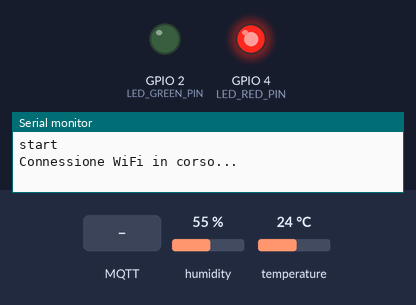
Bench run of a program on a simulated ESP32. On the bench: output pins drawn as LEDs (lit = HIGH), the last lines printed to the serial monitor. Inputs (shaded band) come from the test bench; at power-on: humidity 55 %, temperature 24 °C. WiFi joins after 1.5 s; servers stay silent unless stated; random numbers use the default seed unless the program sets one; no MQTT or app messages arrive unless stated.

Above: at 0.1 s.
At 3.2 s:
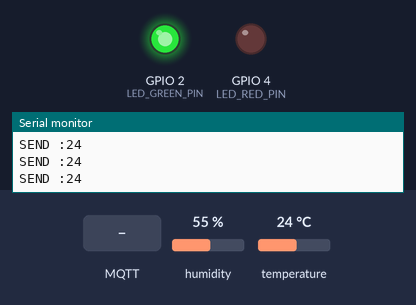
3.3 s: MQTT message "5" arrives on the first subscribed topic
4.8 s: MQTT message "1" arrives on the first subscribed topic
Timing chart, 0 to 7.8 s (numbered marks = the images above; inputs shaded):
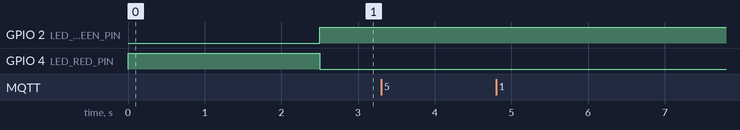

The program:

Main.cpp
```cpp
#include <Arduino.h>
#include "SharedState.h"
#include "LedTask.h"
#include "TemperatureTask.h"
#include "MqttTask.h"

SharedState sharedState;

SemaphoreHandle_t sharedStateMutex;

TaskHandle_t LedTaskHandle;
TaskHandle_t TemperatureTaskHandle;
TaskHandle_t MqttTaskHandle;

void LedTaskFunction(void* parameter);
void TemperatureTaskFunction(void* parameter);
void MqttTaskFunction(void* parameter);


void LedTaskFunction(void* parameter) {
    LedTask ledTask(LED_GREEN_PIN, LED_RED_PIN, sharedState, sharedStateMutex);
    for (;;) {
        ledTask.update();
        vTaskDelay(500 / portTICK_PERIOD_MS);
    }
}

void TemperatureTaskFunction(void* parameter) {
    TemperatureTask temperatureTask(DHT_PIN, sharedState, sharedStateMutex);
    for (;;) {
        temperatureTask.update();
        vTaskDelay(sharedState.getFrequency() / portTICK_PERIOD_MS);
    }
}

void MqttTaskFunction(void* parameter) {
    MqttTask mqttTask(MQTT_SERVER, MQTT_PORT, MQTT_CLIENT_ID, sharedState, sharedStateMutex);
    for (;;) {
        mqttTask.update();
        vTaskDelay(100 / portTICK_PERIOD_MS);
    }
}

void setup() {
    Serial.begin(115200);
    Serial.println("start");


    sharedStateMutex = xSemaphoreCreateMutex();

    xTaskCreatePinnedToCore(LedTaskFunction, "LedTask", 10000, NULL, 1, &LedTaskHandle, 1);
    xTaskCreatePinnedToCore(TemperatureTaskFunction, "TemperatureTask", 10000, NULL, 1, &TemperatureTaskHandle, 1);
    xTaskCreatePinnedToCore(MqttTaskFunction, "MqttTask", 10000, NULL, 1, &MqttTaskHandle, 0);
}

void loop() {
}
```

LedManager.h
```cpp
#ifndef LEDMANAGER_H
#define LEDMANAGER_H

#include <Arduino.h>

class LedManager {
public:
    LedManager(int pin);
    void turnOn();
    void turnOff();

private:
    int ledPin;
};

#endif
```

LedTask.h
```cpp
#ifndef LEDTASK_H
#define LEDTASK_H

#include "SharedState.h"
#include "config.h"
#include "LedManager.h"

#include <Arduino.h>

class LedTask {
public:
    LedTask(int greenPin,
            int redPin,
            SharedState& state,
            SemaphoreHandle_t& sharedStateMutex);

    void update();

private:
    TaskState state;

    LedManager greenLed, redLed;

    SharedState& sharedState;
    SemaphoreHandle_t& sharedStateMutex;

};

#endif
```

MqttTask.h
```cpp
#ifndef MQTTTASK_H
#define MQTTTASK_H

#include <WiFi.h>
#include <PubSubClient.h>
#include "config.h"
#include "SharedState.h"

#define MSG_BUFFER_SIZE 50


class MqttTask {
public:
    MqttTask(const char* mqttServer,
            int mqttPort,
            const char* clientId,
            SharedState& sharedState,
            SemaphoreHandle_t& sharedStateMutex);

    void update();
    void publishMessage(const char* topic, const char* message);

private:
    MqttTaskState state;

    const char* mqttServer;
    int mqttPort;
    const char* clientId;

    SharedState& sharedState;
    SemaphoreHandle_t& sharedStateMutex;

    WiFiClient wifiClient;
    PubSubClient mqttClient;
    unsigned long lastMsgTime;
    int receivedFrequency;

    void connectToWiFi();
    void connectToMqtt();
    void onMessageReceived(char* topic, byte* payload, unsigned int length);
};

#endif
```

SharedState.h
```cpp
#ifndef SHAREDSTATE_H
#define SHAREDSTATE_H

#include <Arduino.h>

class SharedState {
public:
    SharedState();

    int getTemperature() const;
    void setTemperature(int temp);

    int getFrequency() const;
    void setFrequency(int freq);

    bool isWifiNetworkConnected() const;
    void setWifiNetworkConnected(bool status);

    bool isMqttNetworkConnected() const;
    void setMqttNetworkConnected(bool status);

    unsigned long getLastReadTime() const;
    void setLastReadTime(unsigned long time);

private:
    int temperature;
    int frequency;
    bool wifiNetwork;
    bool mqttNetwork;
    unsigned long lastReadTime;
};

#endif
```

TemperatureSensor.h
```cpp
#ifndef TEMPERATURESENSOR_H
#define TEMPERATURESENSOR_H

#include <Arduino.h>

class TemperatureSensor {
public:
    TemperatureSensor(int pin);
    int readTemperature();

private:
    int sensorPin;
};

#endif
```

TemperatureTask.h
```cpp
#ifndef TEMPERATURETASK_H
#define TEMPERATURETASK_H

#include "SharedState.h"
#include "config.h"

#include <Arduino.h>
#include <DHT.h>

class TemperatureTask {
public:
    TemperatureTask(int dhtPin,
                    SharedState& state,
                    SemaphoreHandle_t& sharedStateMutex);
    void update();

private:
    TaskState state;
    DHT dht;
    SharedState& sharedState;
    SemaphoreHandle_t& sharedStateMutex;
};

#endif
```

LedManager.cpp
```cpp
#include "LedManager.h"

LedManager::LedManager(int pin) : ledPin(pin) {
    pinMode(ledPin, OUTPUT);
}

void LedManager::turnOn() {
    digitalWrite(ledPin, HIGH);
}

void LedManager::turnOff() {
    digitalWrite(ledPin, LOW);
}
```

TemperatureSensor.cpp
```cpp
#include "TemperatureSensor.h"

TemperatureSensor::TemperatureSensor(int pin) : sensorPin(pin) {
    pinMode(sensorPin, INPUT);
}

int TemperatureSensor::readTemperature() {
    int rawValue = analogRead(sensorPin);
    int temperature = map(rawValue, 0, 4095, -30, 50);
    return temperature;
}
```

SahredState.cpp
```cpp
#include "SharedState.h"
#include "config.h"

SharedState::SharedState()
    : temperature(TS), frequency(FS), wifiNetwork(false), mqttNetwork(false), lastReadTime(0) {
    }

int SharedState::getTemperature() const {
    return temperature;
}

void SharedState::setTemperature(int temp) {
    temperature = temp;
}

int SharedState::getFrequency() const {
    return frequency;
}

void SharedState::setFrequency(int freq) {
    frequency = freq;
}

bool SharedState::isWifiNetworkConnected() const {
    return wifiNetwork;
}

void SharedState::setWifiNetworkConnected(bool status) {
    wifiNetwork = status;
}

bool SharedState::isMqttNetworkConnected() const {
    return mqttNetwork;
}

void SharedState::setMqttNetworkConnected(bool status) {
    mqttNetwork = status;
}

unsigned long SharedState::getLastReadTime() const {
    return lastReadTime;
}

void SharedState::setLastReadTime(unsigned long time) {
    lastReadTime = time;
}
```

LedTask.cpp
```cpp
#include "LedTask.h"

LedTask::LedTask(int greenPin,
                int redPin,
                SharedState& state,
                SemaphoreHandle_t& sharedStateMutex)
    : state(NOT_CONNECT),
    greenLed(greenPin),
    redLed(redPin),
    sharedState(state),
    sharedStateMutex(sharedStateMutex) {
}

void LedTask::update() {
    while (!xSemaphoreTake(sharedStateMutex, pdMS_TO_TICKS(5000))) {
        vTaskDelay(pdMS_TO_TICKS(100));
    }

    if (sharedState.isMqttNetworkConnected() && sharedState.isWifiNetworkConnected()) {
        state = CONNECT;
    } else {
        state = NOT_CONNECT;
    }

    xSemaphoreGive(sharedStateMutex);

    switch (state) {
        case CONNECT:
            greenLed.turnOn();
            redLed.turnOff();
            break;

        case NOT_CONNECT:
            greenLed.turnOff();
            redLed.turnOn();
            break;
    }
}
```

MqqtTask.cpp
```cpp
#include "MqttTask.h"

MqttTask::MqttTask(const char* mqttServer,
                 int mqttPort,
                 const char* clientId,
                 SharedState& sharedState,
                 SemaphoreHandle_t& sharedStateMutex)
    : state(WIFI_CONNECTING),
    mqttServer(mqttServer),
    mqttPort(mqttPort),
    clientId(clientId),
    sharedState(sharedState),
    mqttClient(wifiClient),
    lastMsgTime(0),
    receivedFrequency(0),
    sharedStateMutex(sharedStateMutex) {

    mqttClient.setServer(mqttServer, mqttPort);
    mqttClient.setCallback([this](char* topic, byte* payload, unsigned int length) {
        this->onMessageReceived(topic, payload, length);
    });
}

void MqttTask::connectToWiFi() {
    Serial.println("\nConnessione WiFi in corso...");

    WiFi.mode(WIFI_STA);
    WiFi.disconnect();
    vTaskDelay(pdMS_TO_TICKS(100));
    WiFi.begin(WIFI_SSID, WIFI_PASSWORD);

    while (WiFi.status() != WL_CONNECTED) {
        vTaskDelay(pdMS_TO_TICKS(1000));
        Serial.print(".");
    }

    if(xSemaphoreTake(sharedStateMutex, pdMS_TO_TICKS(5000))) {
        sharedState.setWifiNetworkConnected(true);
        xSemaphoreGive(sharedStateMutex);
    }

    Serial.println("\nWiFi connesso");
    Serial.print("IP: ");
    Serial.println(WiFi.localIP());
}

void MqttTask::connectToMqtt() {
    Serial.println("Connessione MQTT...");

    while (!mqttClient.connected()) {
        String clientId = String("esp32-") + String(random(0xffff), HEX);

        if(mqttClient.connect(clientId.c_str())) {
            if(xSemaphoreTake(sharedStateMutex, pdMS_TO_TICKS(5000))) {
                sharedState.setMqttNetworkConnected(true);
                xSemaphoreGive(sharedStateMutex);
            }

            mqttClient.subscribe(RECIVE_TOPIC);
            Serial.println("Connesso al broker MQTT");
            break;
        }

        Serial.print("Errore connessione MQTT: ");
        Serial.println(mqttClient.state());
        vTaskDelay(pdMS_TO_TICKS(5000));
    }
}

void MqttTask::onMessageReceived(char* topic, byte* payload, unsigned int length) {
    char buffer[10];
    size_t len = min(length, sizeof(buffer)-1);
    memcpy(buffer, payload, len);
    buffer[len] = '\0';

    int newFreq = atoi(buffer);
    if(newFreq >= MIN_F && newFreq <= MAX_F) {  // Frequenza valida tra 1 e 60 secondi
        receivedFrequency = newFreq;
        Serial.print("Frequenza ricevuta");
        Serial.println(receivedFrequency);
    } else {
        Serial.println("Frequenza non valida");
    }
}

void MqttTask::publishMessage(const char* topic, const char *value) {
    char msg[4];
    snprintf(msg, sizeof(msg), "%d", value);
    mqttClient.publish(topic, msg);
    Serial.print("SEND :");
    Serial.println(msg);

}


void MqttTask::update() {
    // Aggiorna lo stato della connessione
    state = (!WiFi.isConnected()) ? WIFI_CONNECTING :
           (!mqttClient.connected()) ? MQTT_CONNECTING : CONNECTED;

    switch(state) {
        case WIFI_CONNECTING:
            if(xSemaphoreTake(sharedStateMutex, pdMS_TO_TICKS(5000))) {
                sharedState.setWifiNetworkConnected(false);
                xSemaphoreGive(sharedStateMutex);
            }
            connectToWiFi();
            break;

        case MQTT_CONNECTING:
            if(xSemaphoreTake(sharedStateMutex, pdMS_TO_TICKS(5000))) {
                sharedState.setMqttNetworkConnected(false);
                xSemaphoreGive(sharedStateMutex);
            }
            connectToMqtt();
            break;

        case CONNECTED:
            mqttClient.loop();

            // Aggiorna la frequenza se necessario
            if(receivedFrequency > 0 && receivedFrequency != sharedState.getFrequency()) {
                if(xSemaphoreTake(sharedStateMutex, pdMS_TO_TICKS(5000))) {
                    sharedState.setFrequency(receivedFrequency);
                    Serial.printf("Nuova frequenza: %d ms\n", receivedFrequency);
                    receivedFrequency = 0;
                    xSemaphoreGive(sharedStateMutex);
                }
            }

            // Invia il dato termico
            unsigned long now = millis();
            if(now - lastMsgTime >= sharedState.getFrequency()) {
                if(xSemaphoreTake(sharedStateMutex, pdMS_TO_TICKS(5000))) {
                    int temperature = sharedState.getTemperature();

                    // Clamping del valore tra -30 e 50
                    temperature = constrain(temperature, -30, 50);

                    publishMessage(SEND_TOPIC, (char*)temperature);
                    lastMsgTime = now;
                    xSemaphoreGive(sharedStateMutex);
                }
            }
            break;
    }
}
```

TemperatureTask.cpp
```cpp
#include "TemperatureTask.h"

TemperatureTask::TemperatureTask(int dhtPin,
                                SharedState& state,
                                SemaphoreHandle_t& sharedStateMutex)
    : state(NOT_CONNECT),
      dht(dhtPin, DHTTYPE),
      sharedState(state),
      sharedStateMutex(sharedStateMutex) {
    dht.begin();
}

void TemperatureTask::update() {
    unsigned long currentTime = millis();
    int period = 0;

    while (!xSemaphoreTake(sharedStateMutex, pdMS_TO_TICKS(5000))) {
        vTaskDelay(pdMS_TO_TICKS(100));
    }

    if (sharedState.isMqttNetworkConnected()) {
        state = CONNECT;
    } else {
        state = NOT_CONNECT;
    }

    xSemaphoreGive(sharedStateMutex);

    switch (state) {
        case CONNECT:
            while (!xSemaphoreTake(sharedStateMutex, pdMS_TO_TICKS(5000))) {
                vTaskDelay(pdMS_TO_TICKS(100));
            }
            period = ONE_SECOND / sharedState.getFrequency();
            if (currentTime - sharedState.getLastReadTime() >= period) {
                float temperature = dht.readTemperature();
                if (!isnan(temperature)) {
                    sharedState.setTemperature((int)temperature);
                    currentTime = millis();
                    sharedState.setLastReadTime((unsigned long)currentTime);
                }
            }
            xSemaphoreGive(sharedStateMutex);
            break;
        default:
            break;
    }
}
```

config.h
```cpp
#ifndef CONFIG_H
#define CONFIG_H

// Pin hardware
#define DHT_PIN 5
#define TEMP_SENSOR_PIN 34
#define LED_GREEN_PIN 2
#define LED_RED_PIN 4

// Wifi network info
#define WIFI_SSID "lucio"
#define WIFI_PASSWORD "lupolucio"

// MQTT network info
#define MQTT_SERVER "broker.mqtt-dashboard.com"
#define MQTT_PORT 1883
#define MQTT_TOPIC "temperatureSensor"
#define MQTT_CLIENT_ID "ESP32-TempSensor"

// Topic
#define SEND_TOPIC "temperature"
#define RECIVE_TOPIC "frequency"

// Max and Min Frequency
#define FS 1 // standard frequency
#define MIN_F 0.1 // one read every 10 sec (1/0.1 = 10)
#define MAX_F 2 // two read every 1 sec (1/2 = 0.5)
#define ONE_SECOND 1000 // period T of temperature reading

#define TS 0

// Temperature Sensor
#define DHTTYPE DHT11

//State

enum TaskState{
    CONNECT,
    NOT_CONNECT
};

enum MqttTaskState{
    WIFI_CONNECTING,
    MQTT_CONNECTING,
    CONNECTED
};

#endif
```
